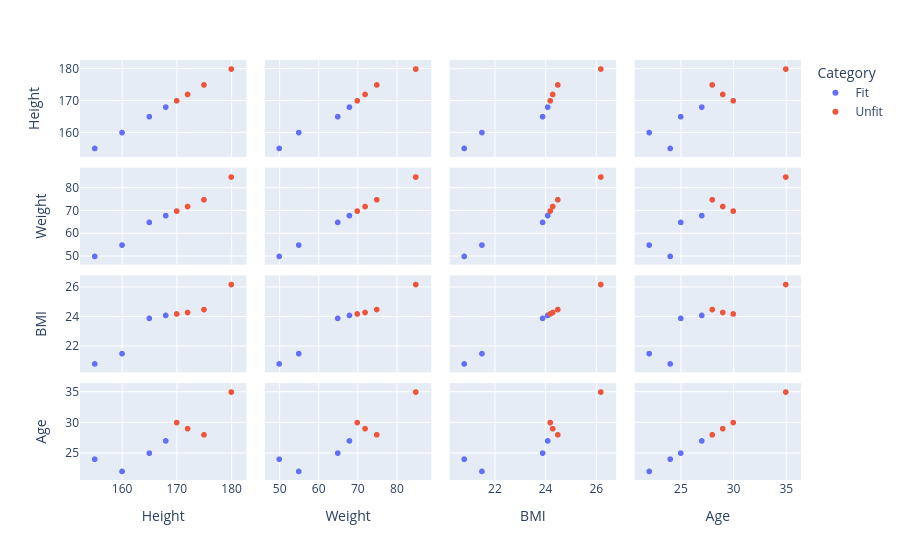

Notebook cell for this chart:
### Code cell
px.scatter_matrix(data_frame=df_health, dimensions=["Height", "Weight","BMI","Age"],color="Category")

### Figure 1 — Plotly figure (JSON) as saved in the notebook; plotly's stock layout.template omitted (floating-point values rounded to 4 significant figures)
{"data": [{"dimensions": [{"axis": {"matches": true}, "label": "Height", "values": [160, 165, 155, 168]}, {"axis": {"matches": true}, "label": "Weight", "values": [55, 65, 50, 68]}, {"axis": {"matches": true}, "label": "BMI", "values": [21.5, 23.9, 20.8, 24.1]}, {"axis": {"matches": true}, "label": "Age", "values": [22, 25, 24, 27]}], "hovertemplate": "Category=Fit<br>%{xaxis.title.text}=%{x}<br>%{yaxis.title.text}=%{y}<extra></extra>", "legendgroup": "Fit", "marker": {"color": "#636efa", "symbol": "circle"}, "name": "Fit", "showlegend": true, "type": "splom"}, {"dimensions": [{"axis": {"matches": true}, "label": "Height", "values": [170, 175, 180, 172]}, {"axis": {"matches": true}, "label": "Weight", "values": [70, 75, 85, 72]}, {"axis": {"matches": true}, "label": "BMI", "values": [24.2, 24.5, 26.2, 24.3]}, {"axis": {"matches": true}, "label": "Age", "values": [30, 28, 35, 29]}], "hovertemplate": "Category=Unfit<br>%{xaxis.title.text}=%{x}<br>%{yaxis.title.text}=%{y}<extra></extra>", "legendgroup": "Unfit", "marker": {"color": "#EF553B", "symbol": "circle"}, "name": "Unfit", "showlegend": true, "type": "splom"}], "layout": {"dragmode": "select", "legend": {"title": {"text": "Category"}, "tracegroupgap": 0}, "margin": {"t": 60}}}
